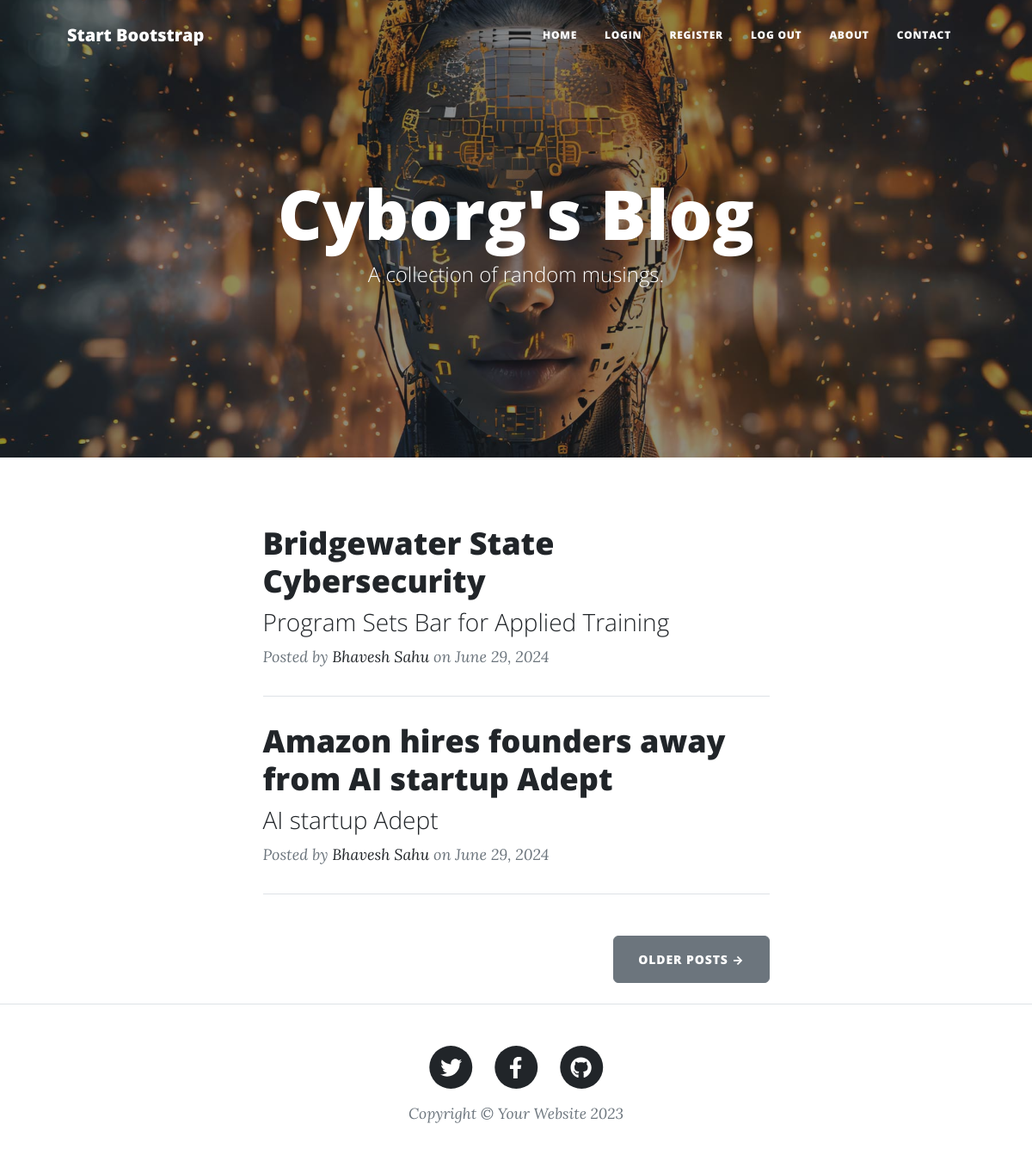
The page / on the database its author committed.
### main.py (models this page shows)
class BlogPost(db.Model):
    __tablename__ = "blog_posts"
    id: Mapped[int] = mapped_column(Integer, primary_key=True)
    user_id: Mapped[int] = mapped_column(ForeignKey("users.id"))
    user: Mapped["Users"] = relationship(back_populates="blog")
    comment: Mapped[List["Comment"]] = relationship(back_populates="blog")
    title: Mapped[str] = mapped_column(String(250), unique=True, nullable=False)
    subtitle: Mapped[str] = mapped_column(String(250), nullable=False)
    date: Mapped[str] = mapped_column(String(250), nullable=False)
    body: Mapped[str] = mapped_column(Text(), nullable=False)
    author: Mapped[str] = mapped_column(String(250), nullable=False)
    img_url: Mapped[str] = mapped_column(String(250), nullable=False)

### main.py (the view)
@app.route('/')
def get_all_posts():
    global admin
    result = db.session.execute(db.select(BlogPost))
    posts = result.scalars().all()
    return render_template("index.html", all_posts=posts, auth=current_user.is_authenticated)

### templates/index.html (shortened to what this page needs)
{% include "header.html" %}
<header
  class="masthead"
  style="background-image: url('../static/assets/img/home.jpg')"
>
  <div class="container position-relative px-4 px-lg-5">
    <div class="row gx-4 gx-lg-5 justify-content-center">
      <div class="col-md-10 col-lg-8 col-xl-7">
        <div class="site-heading">
          <h1>Cyborg's Blog</h1>
          <span class="subheading">A collection of random musings.</span>
        </div>
      </div>
    </div>
  </div>
</header>
<div class="container px-4 px-lg-5">
  <div class="row gx-4 gx-lg-5 justify-content-center">
    <div class="col-md-10 col-lg-8 col-xl-7">
      {% for post in all_posts %}
      <div class="post-preview">
        <a href="{{ url_for('show_post', post_id=post.id) }}">
          <h2 class="post-title">{{ post.title }}</h2>
          <h3 class="post-subtitle">{{ post.subtitle }}</h3>
        </a>
        <p class="post-meta">
          Posted by
          <a href="#">{{post.author}}</a>
          on {{post.date}}
        </p>
      </div>
      <hr class="my-4" />
      {% endfor %}
      <div class="d-flex justify-content-end mb-4">
        <a class="btn btn-secondary text-uppercase" href="#!">Older Posts →</a>
      </div>
    </div>
  </div>
</div>
{% include "footer.html" %}

### templates/header.html (shortened to what this page needs)
<!DOCTYPE html>
<html lang="en">
  <head>
    {% block styles %}
    {{ bootstrap.load_css() }}
    <link
      href="{{ url_for('static', filename='css/styles.css') }}"
      rel="stylesheet"
    />
    {% endblock %}
  </head>
  <body>
    <nav class="navbar navbar-expand-lg navbar-light" id="mainNav">
      <div class="container px-4 px-lg-5">
        <a class="navbar-brand" href="/">Start Bootstrap</a>
        <div class="collapse navbar-collapse" id="navbarResponsive">
          <ul class="navbar-nav ms-auto py-4 py-lg-0">
            <li class="nav-item">
              <a
                class="nav-link px-lg-3 py-3 py-lg-4"
                href="{{ url_for('get_all_posts') }}"
                >Home</a
              >
            </li>
          {% if not auth %}
            <li class="nav-item">
              <a
                class="nav-link px-lg-3 py-3 py-lg-4"
                href="{{ url_for('login') }}"
                >Login</a
              >
            </li>
            <li class="nav-item">
              <a
                class="nav-link px-lg-3 py-3 py-lg-4"
                href="{{ url_for('register') }}"
                >Register</a
              >
            </li>
            {% endif %}
            <li class="nav-item">
              <a
                class="nav-link px-lg-3 py-3 py-lg-4"
                href="{{ url_for('logout') }}"
                >Log Out</a
              >
            </li>
            <li class="nav-item">
              <a
                class="nav-link px-lg-3 py-3 py-lg-4"
                href="{{ url_for('about') }}"
                >About</a
              >
            </li>
            <li class="nav-item">
              <a
                class="nav-link px-lg-3 py-3 py-lg-4"
                href="{{ url_for('contact') }}"
                >Contact</a
              >
            </li>
          </ul>
        </div>
      </div>
    </nav>
  </body>
</html>

### templates/footer.html (shortened to what this page needs)
        <footer class="border-top">
          <div class="container px-4 px-lg-5">
              <div class="row gx-4 gx-lg-5 justify-content-center">
                  <div class="col-md-10 col-lg-8 col-xl-7">
                      <ul class="list-inline text-center">
                          <li class="list-inline-item">
                              <a href="#!">
                                  <span class="fa-stack fa-lg">
                                      <i class="fas fa-circle fa-stack-2x"></i>
                                      <i class="fab fa-twitter fa-stack-1x fa-inverse"></i>
                                  </span>
                              </a>
                          </li>
                          <li class="list-inline-item">
                              <a href="#!">
                                  <span class="fa-stack fa-lg">
                                      <i class="fas fa-circle fa-stack-2x"></i>
                                      <i class="fab fa-facebook-f fa-stack-1x fa-inverse"></i>
                                  </span>
                              </a>
                          </li>
                          <li class="list-inline-item">
                              <a href="#!">
                                  <span class="fa-stack fa-lg">
                                      <i class="fas fa-circle fa-stack-2x"></i>
                                      <i class="fab fa-github fa-stack-1x fa-inverse"></i>
                                  </span>
                              </a>
                          </li>
                      </ul>
                      <div class="small text-center text-muted fst-italic">Copyright &copy; Your Website 2023</div>
                  </div>
              </div>
          </div>
      </footer>
  </body>
</html>

### rows shown on the page
BlogPost: title "Bridgewater State Cybersecurity", subtitle "Program Sets Bar for Applied Training", author "Bhavesh Sahu", date "June 29, 2024"
BlogPost: title "Amazon hires founders away from AI startup Adept", subtitle "AI startup Adept", author "Bhavesh Sahu", date "June 29, 2024"
